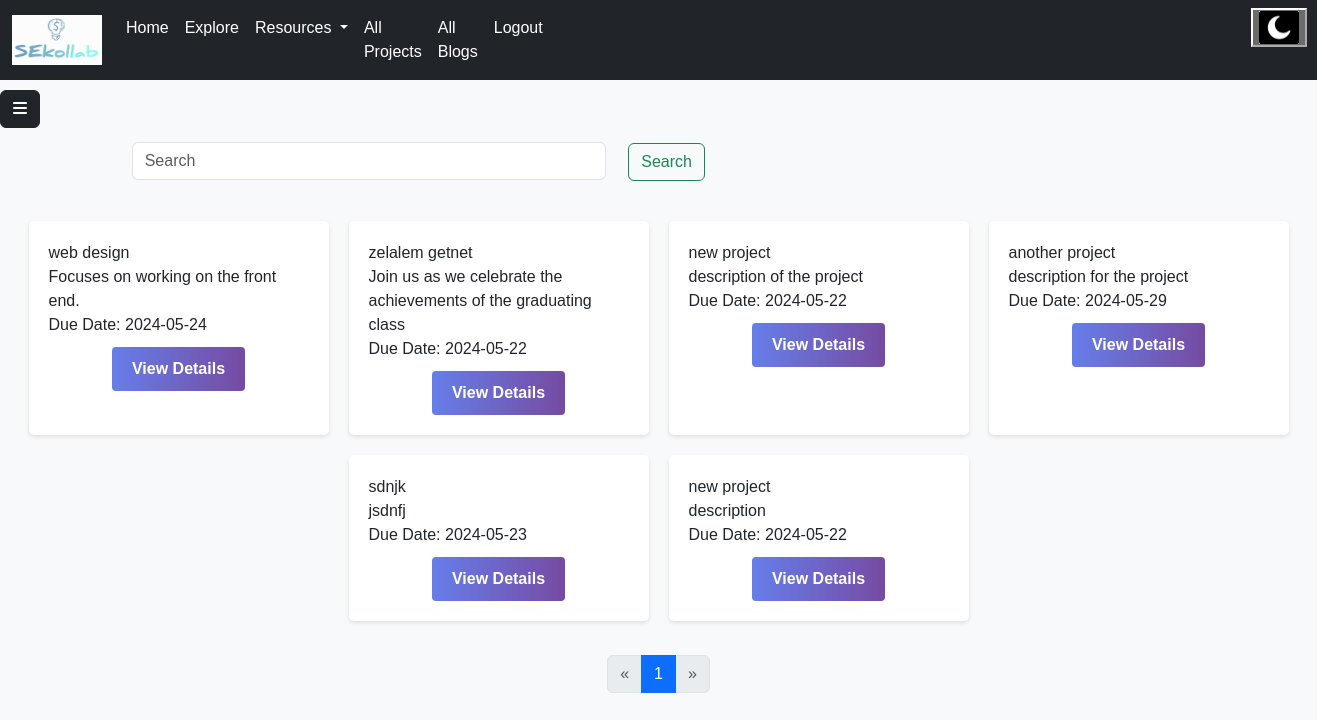
The app's page /allcollabration (signed in) with its own data.
### models.py (models this page shows)
class Collabration(db.Model):
    __tablename__ = "collabration"
    id = Column(Integer, primary_key=True, autoincrement=True)
    user_id = Column(Integer, ForeignKey('users.id', ondelete='CASCADE'), nullable=False)
    name = Column(String, nullable=False)
    description = Column(String, nullable=False)
    uploaded_date = Column(String, nullable=False, default=datetime.date.today().strftime("%B %d, %Y"))
    requirment = Column(String, nullable=False)
    Looking_for = Column(String, nullable=False)
    due_date = Column(String)
    members = relationship("User", secondary=team_members, backref="teams")
    user = relationship("User", back_populates="collabration")
    interests = relationship("Interest", back_populates="collabration")

### main.py (the view)
@app.route("/allcollabration", methods=["GET", "POST"])
@login_required
def allcollbration():
    user = User.query.filter_by(id=current_user.id).first()
    page = request.args.get("page", default=1, type=int)
    per_page = 10
    offset = (page - 1) * per_page
    collabrations = Collabration.query.filter(Collabration.user_id != current_user.id).offset(offset).limit(per_page).all()
    total_records = Collabration.query.count()
    total_pages = (total_records // per_page) + (1 if total_records % per_page > 0 else 0)
    return render_template("collabration.html", collabrations=collabrations, page=page, total_pages=total_pages,
                          user=user)

### main.py (called while the page is built)
@login_manager.user_loader
def load_user(user_id):
    return User.query.get(int(user_id))

### templates/collabration.html (shortened to what this page needs)
<!DOCTYPE html>
<html lang="en">
<head>
    <link rel="stylesheet" href="../static/css/sidebar.css">
    <link href="https://cdn.jsdelivr.net/npm/bootstrap@5.3.3/dist/css/bootstrap.min.css" rel="stylesheet">
    <link rel="stylesheet" href="../static/css/collabration.css">
</head>
<body>
{% include "navigationloggedin.html" %}
{% include "sidebar.html" %}
<div style="margin-top: 4%;margin-left: 10%;">
            <input class="form-control me-2" type="search" placeholder="Search" id="text" aria-label="Search" style="width:40%;display:inline-block;">
            <button style="margin: 10px;" class="btn btn-outline-success"  id="search" type="submit">Search</button>
        </div>
        <div class="parent">
            {% if collabrations %}
            {% for project in  collabrations %}
            <div class="child">
                <p>{{ project.name }}</p>
                <p>{{ project.description }}</p>
                <p>Due Date: {{ project.due_date }}</p>
                <a href="{{ url_for('specficcollabration', id=project.id) }}" type="button"><button class="details-button">View Details</button></a>
            </div>
{% endfor %}
                 </div>
            {% else %}
            <h3>There are no projects available right now </h3>
            {% endif %}
<nav class="my-4" aria-label="...">
  <ul class="pagination justify-content-center">
    <li class="page-item {{ 'disabled' if page <= 1 else '' }}">
      <a class="page-link" href="{{ url_for('allcollbration', page=page-1) }}" tabindex="-1" aria-disabled="{{ 'true' if page <= 1 else 'false' }}">&laquo;</a>
    </li>
    {% for p in range(1, total_pages + 1) %}
      <li class="page-item {{ 'active' if p == page else '' }}">
        <a class="page-link" href="{{ url_for('allcollbration', page=p) }}">{{ p }}</a>
      </li>
    {% endfor %}
    <li class="page-item {{ 'disabled' if page >= total_pages else '' }}">
      <a class="page-link" href="{{ url_for('allcollbration', page=page+1) }}">&raquo;</a>
    </li>
  </ul>
</nav>
</body>
</html>

### static/css/sidebar.css (style rules this page uses)
a { text-decoration: none; }
li { color: black; }

### static/css/collabration.css (style rules this page uses)
body { font-family: Arial, sans-serif; background-color: #f8f9fa; margin: 0; padding: 0; }
.parent { display: flex; flex-wrap: wrap; justify-content: center; margin-top: 20px; }
.child { background-color: #ffffff; border-radius: 5px; box-shadow: 0 2px 4px rgba(0, 0, 0, 0.1); padding: 20px; margin: 10px; width: 300px; }
.child p { margin: 0; padding: 0; font-size: 16px; }
.child a { display: block; text-align: center; margin-top: 10px; color: #007bff; text-decoration: none; }
.details-button { display: inline-block; padding: 10px 20px; font-size: 16px; font-weight: bold; text-align: center; text-decoration: none; border-radius: 4px; border: none; color: #fff; background-color: #4CAF50; transition: background-color 0.3s ease; cursor: pointer; }
.details-button { background: linear-gradient(to right, #667eea, #764ba2); }

### records on screen
Collabration: name "web design", description "Focuses on working on the front end.", due_date "2024-05-24"
Collabration: name "zelalem getnet", description "Join us as we celebrate the achievements of the graduating class", due_date "2024-05-22"
Collabration: name "new project", description "description of the project", due_date "2024-05-22"
Collabration: name "another project", description "description for the project", due_date "2024-05-29"
Collabration: name "sdnjk", description "jsdnfj", due_date "2024-05-23"
Collabration: name "new project", description "description", due_date "2024-05-22"

### other values on screen
{{ p }} "1"
